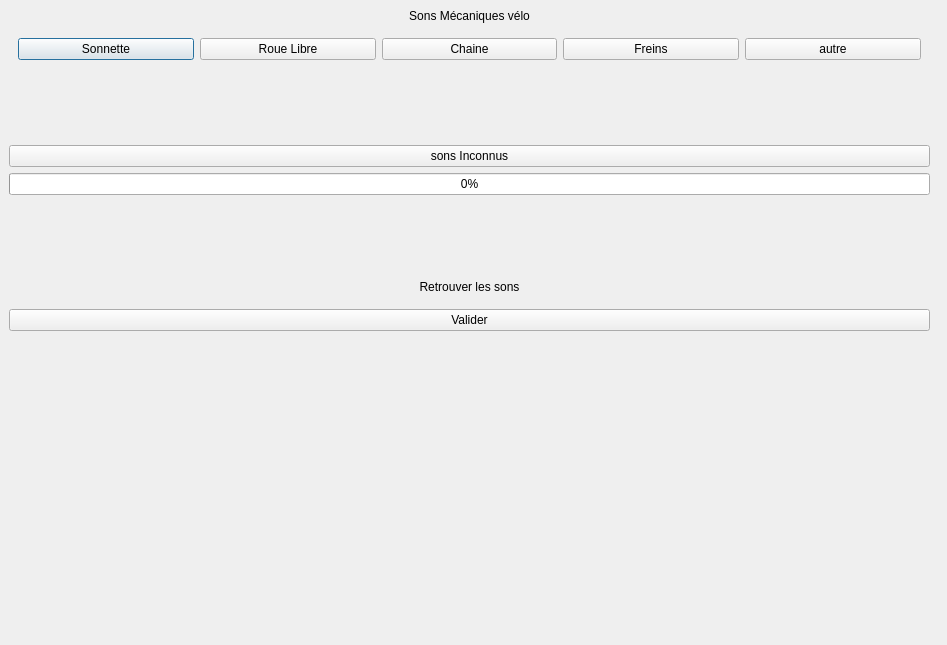
<?xml version="1.0" encoding="UTF-8"?>
<ui version="4.0">
 <class>audioPuzzleWindow</class>
 <widget class="QDialog" name="audioPuzzleWindow">
  <property name="geometry">
   <rect>
    <x>0</x>
    <y>0</y>
    <width>947</width>
    <height>645</height>
   </rect>
  </property>
  <property name="windowTitle">
   <string>Dialog</string>
  </property>
  <widget class="QWidget" name="verticalLayoutWidget_3">
   <property name="geometry">
    <rect>
     <x>9</x>
     <y>9</y>
     <width>921</width>
     <height>342</height>
    </rect>
   </property>
   <layout class="QVBoxLayout" name="verticalLayout_4">
    <item>
     <layout class="QVBoxLayout" name="verticalLayout_2">
      <item>
       <layout class="QVBoxLayout" name="verticalLayout">
        <item>
         <layout class="QVBoxLayout" name="verticalLayout_3">
          <item>
           <widget class="QLabel" name="label">
            <property name="text">
             <string>Sons Mécaniques vélo</string>
            </property>
            <property name="alignment">
             <set>Qt::AlignmentFlag::AlignCenter</set>
            </property>
           </widget>
          </item>
         </layout>
        </item>
       </layout>
      </item>
     </layout>
    </item>
    <item>
     <widget class="QWidget" name="widget_2" native="true">
      <layout class="QHBoxLayout" name="horizontalLayout_3">
       <item>
        <layout class="QHBoxLayout" name="horizontalLayout">
         <item>
          <widget class="QPushButton" name="pushButton_2">
           <property name="text">
            <string>Sonnette</string>
           </property>
          </widget>
         </item>
         <item>
          <widget class="QPushButton" name="pushButton_3">
           <property name="text">
            <string>Roue Libre</string>
           </property>
          </widget>
         </item>
         <item>
          <widget class="QPushButton" name="pushButton_4">
           <property name="text">
            <string>Chaine</string>
           </property>
          </widget>
         </item>
         <item>
          <widget class="QPushButton" name="pushButton_5">
           <property name="text">
            <string>Freins</string>
           </property>
          </widget>
         </item>
         <item>
          <widget class="QPushButton" name="pushButton_6">
           <property name="text">
            <string>autre</string>
           </property>
          </widget>
         </item>
        </layout>
       </item>
      </layout>
     </widget>
    </item>
    <item>
     <spacer name="verticalSpacer">
      <property name="orientation">
       <enum>Qt::Orientation::Vertical</enum>
      </property>
      <property name="sizeHint" stdset="0">
       <size>
        <width>20</width>
        <height>40</height>
       </size>
      </property>
     </spacer>
    </item>
    <item>
     <widget class="QPushButton" name="pushButton">
      <property name="text">
       <string>sons Inconnus</string>
      </property>
     </widget>
    </item>
    <item>
     <widget class="QProgressBar" name="progressBar">
      <property name="value">
       <number>0</number>
      </property>
      <property name="invertedAppearance">
       <bool>false</bool>
      </property>
     </widget>
    </item>
    <item>
     <spacer name="verticalSpacer_2">
      <property name="orientation">
       <enum>Qt::Orientation::Vertical</enum>
      </property>
      <property name="sizeHint" stdset="0">
       <size>
        <width>20</width>
        <height>40</height>
       </size>
      </property>
     </spacer>
    </item>
    <item>
     <widget class="QWidget" name="widget" native="true">
      <layout class="QVBoxLayout" name="verticalLayout_6">
       <item>
        <widget class="QLabel" name="label_2">
         <property name="text">
          <string>Retrouver les sons</string>
         </property>
         <property name="alignment">
          <set>Qt::AlignmentFlag::AlignCenter</set>
         </property>
        </widget>
       </item>
       <item>
        <layout class="QHBoxLayout" name="horizontalLayout_2"/>
       </item>
      </layout>
     </widget>
    </item>
    <item>
     <layout class="QVBoxLayout" name="verticalLayout_5">
      <item>
       <widget class="QPushButton" name="pushButton_7">
        <property name="text">
         <string>Valider</string>
        </property>
       </widget>
      </item>
     </layout>
    </item>
    <item>
     <widget class="QLabel" name="label_3">
      <property name="text">
       <string/>
      </property>
      <property name="alignment">
       <set>Qt::AlignmentFlag::AlignCenter</set>
      </property>
     </widget>
    </item>
   </layout>
  </widget>
 </widget>
 <resources/>
 <connections/>
</ui>
